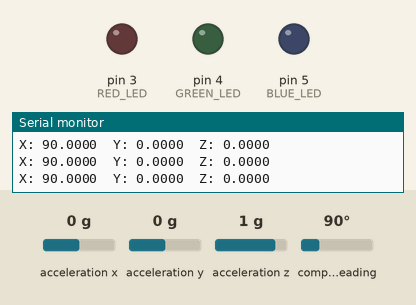
The sketch below on a simulated Arduino Uno, built with avr-gcc and run on an emulated ATmega328P. Parts: output pins drawn as LEDs (lit = HIGH), the last lines printed to the serial monitor. The inputs (shaded band) are chosen by the test bench; at power-on: acceleration x 0 g, acceleration y 0 g, acceleration z 1 g, compass heading 90°.

Above: at 2.2 s.
2.3 s: acceleration x set to -1.4 g
At 3.1 s:
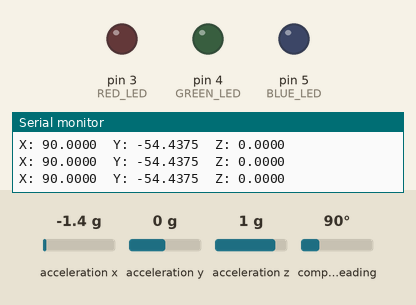
3.9 s: acceleration y set to -1.4 g
At 5.1 s:
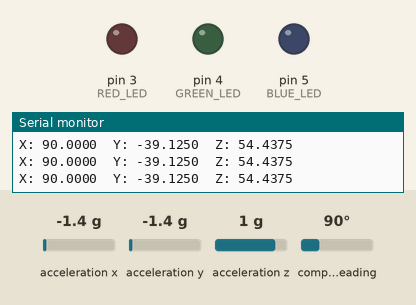
5.5 s: acceleration z set to -0.8 g
At 6.1 s:
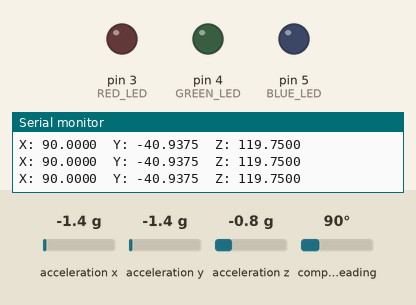
7.1 s: compass heading set to 7°
At 8.1 s:
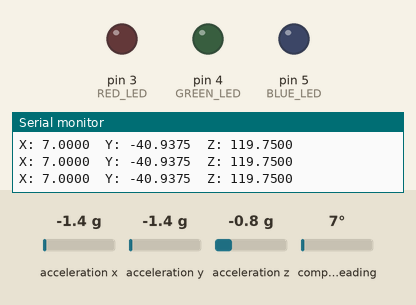
Timing chart, 0 to 9.7 s (numbered marks = the images above; inputs shaded):
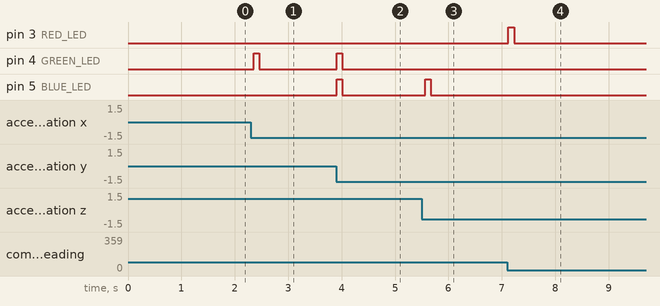

Measured:
- after the input at 2.3 s, pin 4 (GREEN_LED): LOW → HIGH after 0.05 s, → LOW 0.10 s later
- after the input at 3.9 s, pin 4 (GREEN_LED), pin 5 (BLUE_LED): LOW → HIGH at once, → LOW 0.10 s later
- after the input at 5.5 s, pin 5 (BLUE_LED): LOW → HIGH after 0.07 s, → LOW 0.10 s later
- after the input at 7.1 s, pin 3 (RED_LED): LOW → HIGH at once, → LOW 0.10 s later

The sketch:

Volting_MUSIC_Arduino_Allumage_LED_angles.ino
```cpp
#include <Wire.h>                   // Bibliothèque pour la communication I2C
#include <Adafruit_Sensor.h>       // Bibliothèque de base pour les capteurs Adafruit
#include <Adafruit_BNO055.h>       // Bibliothèque spécifique au capteur BNO055
#include <utility/imumaths.h>      // Bibliothèque pour les mathématiques liées à l’IMU

// Création d’un objet BNO055 avec l’identifiant 55
Adafruit_BNO055 bno = Adafruit_BNO055(55);

// Définition des pins pour les LEDs
const int RED_LED = 3;
const int GREEN_LED = 4;
const int BLUE_LED = 5;

// Seuil de détection de variation d’angle (en degrés)
const float threshold = 3.0; // Un seuil plus grand réduit la sensibilité

// Dernières valeurs mesurées sur chaque axe
float lastX = 0, lastY = 0, lastZ = 0;

void setup(void) {
  Serial.begin(9600);  // Démarre la communication série à 9600 bauds
  Serial.println("Test du capteur d'orientation");  // Affiche un message d'initialisation

  // Définition des pins des LEDs comme sorties
  pinMode(RED_LED, OUTPUT);
  pinMode(GREEN_LED, OUTPUT);
  pinMode(BLUE_LED, OUTPUT);

  // Initialisation du capteur BNO055
  if (!bno.begin()) {
    // Affiche un message d’erreur si le capteur n’est pas détecté
    Serial.println("Oups, pas de BNO055 détecté ... Vérifiez votre câblage ou l'ADDR I2C !");
    while (1); // Bloque le programme
  }

  delay(1000);  // Pause d'une seconde pour laisser le capteur se stabiliser
  bno.setExtCrystalUse(true);  // Utilise un cristal externe si disponible pour plus de précision

  // Lecture initiale des angles pour référence
  sensors_event_t event;
  bno.getEvent(&event);
  lastX = event.orientation.x;
  lastY = event.orientation.y;
  lastZ = event.orientation.z;
}

void loop(void) {
  // Lecture d’un nouvel événement de capteur (angles actuels)
  sensors_event_t event;
  bno.getEvent(&event);

  // Récupération des valeurs d’orientation sur les axes X, Y, Z
  float currentX = event.orientation.x;
  float currentY = event.orientation.y;
  float currentZ = event.orientation.z;

  // Allume ou éteint les LEDs selon si la variation d'angle dépasse le seuil
  digitalWrite(RED_LED, abs(currentX - lastX) > threshold ? HIGH : LOW);
  digitalWrite(GREEN_LED, abs(currentY - lastY) > threshold ? HIGH : LOW);
  digitalWrite(BLUE_LED, abs(currentZ - lastZ) > threshold ? HIGH : LOW);

  // Met à jour les dernières valeurs pour comparaison au prochain tour
  lastX = currentX;
  lastY = currentY;
  lastZ = currentZ;

  // Affiche les valeurs actuelles dans le moniteur série
  Serial.print("X: ");
  Serial.print(currentX, 4);
  Serial.print("\tY: ");
  Serial.print(currentY, 4);
  Serial.print("\tZ: ");
  Serial.print(currentZ, 4);
  Serial.println("");

  delay(100);  // Attend 100 millisecondes avant la prochaine mesure
}
```
